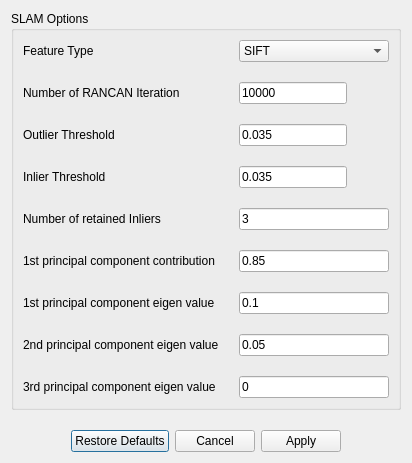
<?xml version="1.0" encoding="UTF-8"?>
<ui version="4.0">
 <class>PcaKeyFrame_FrameTrackingMethodDialog</class>
 <widget class="QDialog" name="PcaKeyFrame_FrameTrackingMethodDialog">
  <property name="geometry">
   <rect>
    <x>0</x>
    <y>0</y>
    <width>412</width>
    <height>370</height>
   </rect>
  </property>
  <property name="sizePolicy">
   <sizepolicy hsizetype="Preferred" vsizetype="Fixed">
    <horstretch>0</horstretch>
    <verstretch>0</verstretch>
   </sizepolicy>
  </property>
  <property name="windowTitle">
   <string>PCA Key Frame Tracking Parameters</string>
  </property>
  <property name="modal">
   <bool>true</bool>
  </property>
  <layout class="QVBoxLayout" name="verticalLayout">
   <property name="spacing">
    <number>20</number>
   </property>
   <item>
    <widget class="QGroupBox" name="groupBox">
     <property name="sizePolicy">
      <sizepolicy hsizetype="Preferred" vsizetype="Minimum">
       <horstretch>0</horstretch>
       <verstretch>0</verstretch>
      </sizepolicy>
     </property>
     <property name="title">
      <string>SLAM Options</string>
     </property>
     <layout class="QHBoxLayout" name="horizontalLayout">
      <property name="spacing">
       <number>20</number>
      </property>
      <item>
       <layout class="QFormLayout" name="formLayout">
        <property name="labelAlignment">
         <set>Qt::AlignLeading|Qt::AlignLeft|Qt::AlignVCenter</set>
        </property>
        <property name="formAlignment">
         <set>Qt::AlignCenter</set>
        </property>
        <item row="0" column="0">
         <widget class="QLabel" name="label_4">
          <property name="text">
           <string>Feature Type</string>
          </property>
         </widget>
        </item>
        <item row="0" column="1">
         <widget class="QComboBox" name="ComboBox_FeatureType">
          <item>
           <property name="text">
            <string>SIFT</string>
           </property>
          </item>
         </widget>
        </item>
        <item row="1" column="0">
         <widget class="QLabel" name="label">
          <property name="text">
           <string>Number of RANCAN Iteration</string>
          </property>
         </widget>
        </item>
        <item row="1" column="1">
         <widget class="QLineEdit" name="LineEdit_NumRansacIteration">
          <property name="sizePolicy">
           <sizepolicy hsizetype="Fixed" vsizetype="Fixed">
            <horstretch>0</horstretch>
            <verstretch>0</verstretch>
           </sizepolicy>
          </property>
          <property name="text">
           <string>10000</string>
          </property>
         </widget>
        </item>
        <item row="2" column="0">
         <widget class="QLabel" name="label_2">
          <property name="text">
           <string>Outlier Threshold</string>
          </property>
         </widget>
        </item>
        <item row="2" column="1">
         <widget class="QLineEdit" name="LineEdit_OutlierThreshold">
          <property name="sizePolicy">
           <sizepolicy hsizetype="Fixed" vsizetype="Fixed">
            <horstretch>0</horstretch>
            <verstretch>0</verstretch>
           </sizepolicy>
          </property>
          <property name="text">
           <string>0.035</string>
          </property>
         </widget>
        </item>
        <item row="3" column="0">
         <widget class="QLabel" name="label_3">
          <property name="text">
           <string>Inlier Threshold</string>
          </property>
         </widget>
        </item>
        <item row="3" column="1">
         <widget class="QLineEdit" name="LineEdit_InlierThreshold">
          <property name="sizePolicy">
           <sizepolicy hsizetype="Fixed" vsizetype="Fixed">
            <horstretch>0</horstretch>
            <verstretch>0</verstretch>
           </sizepolicy>
          </property>
          <property name="text">
           <string>0.035</string>
          </property>
         </widget>
        </item>
        <item row="4" column="0">
         <widget class="QLabel" name="label_5">
          <property name="text">
           <string>Number of retained Inliers</string>
          </property>
         </widget>
        </item>
        <item row="5" column="0">
         <widget class="QLabel" name="label_6">
          <property name="text">
           <string>1st principal component contribution</string>
          </property>
         </widget>
        </item>
        <item row="4" column="1">
         <widget class="QLineEdit" name="LineEdit_Threshold_InliersNumber">
          <property name="sizePolicy">
           <sizepolicy hsizetype="Minimum" vsizetype="Fixed">
            <horstretch>0</horstretch>
            <verstretch>0</verstretch>
           </sizepolicy>
          </property>
          <property name="text">
           <string>3</string>
          </property>
         </widget>
        </item>
        <item row="5" column="1">
         <widget class="QLineEdit" name="LineEdit_Threshold_1st_PC_Contribution">
          <property name="sizePolicy">
           <sizepolicy hsizetype="Minimum" vsizetype="Fixed">
            <horstretch>0</horstretch>
            <verstretch>0</verstretch>
           </sizepolicy>
          </property>
          <property name="text">
           <string>0.85</string>
          </property>
         </widget>
        </item>
        <item row="6" column="0">
         <widget class="QLabel" name="label_7">
          <property name="text">
           <string>1st principal component eigen value</string>
          </property>
         </widget>
        </item>
        <item row="6" column="1">
         <widget class="QLineEdit" name="LineEdit_Threshold_1st_PC_Variance">
          <property name="sizePolicy">
           <sizepolicy hsizetype="Minimum" vsizetype="Fixed">
            <horstretch>0</horstretch>
            <verstretch>0</verstretch>
           </sizepolicy>
          </property>
          <property name="text">
           <string>0.1</string>
          </property>
         </widget>
        </item>
        <item row="7" column="0">
         <widget class="QLabel" name="label_8">
          <property name="text">
           <string>2nd principal component eigen value</string>
          </property>
         </widget>
        </item>
        <item row="7" column="1">
         <widget class="QLineEdit" name="LineEdit_Threshold_2nd_PC_Variance">
          <property name="sizePolicy">
           <sizepolicy hsizetype="Minimum" vsizetype="Fixed">
            <horstretch>0</horstretch>
            <verstretch>0</verstretch>
           </sizepolicy>
          </property>
          <property name="text">
           <string>0.05</string>
          </property>
         </widget>
        </item>
        <item row="8" column="0">
         <widget class="QLabel" name="label_9">
          <property name="text">
           <string>3rd principal component eigen value</string>
          </property>
         </widget>
        </item>
        <item row="8" column="1">
         <widget class="QLineEdit" name="LineEdit_Threshold_3rd_PC_Variance">
          <property name="sizePolicy">
           <sizepolicy hsizetype="Minimum" vsizetype="Fixed">
            <horstretch>0</horstretch>
            <verstretch>0</verstretch>
           </sizepolicy>
          </property>
          <property name="text">
           <string>0</string>
          </property>
         </widget>
        </item>
       </layout>
      </item>
     </layout>
    </widget>
   </item>
   <item>
    <widget class="QDialogButtonBox" name="ButtonBox_ResultButtons">
     <property name="orientation">
      <enum>Qt::Horizontal</enum>
     </property>
     <property name="standardButtons">
      <set>QDialogButtonBox::Apply|QDialogButtonBox::Cancel|QDialogButtonBox::RestoreDefaults</set>
     </property>
     <property name="centerButtons">
      <bool>true</bool>
     </property>
    </widget>
   </item>
  </layout>
 </widget>
 <resources/>
 <connections/>
</ui>
